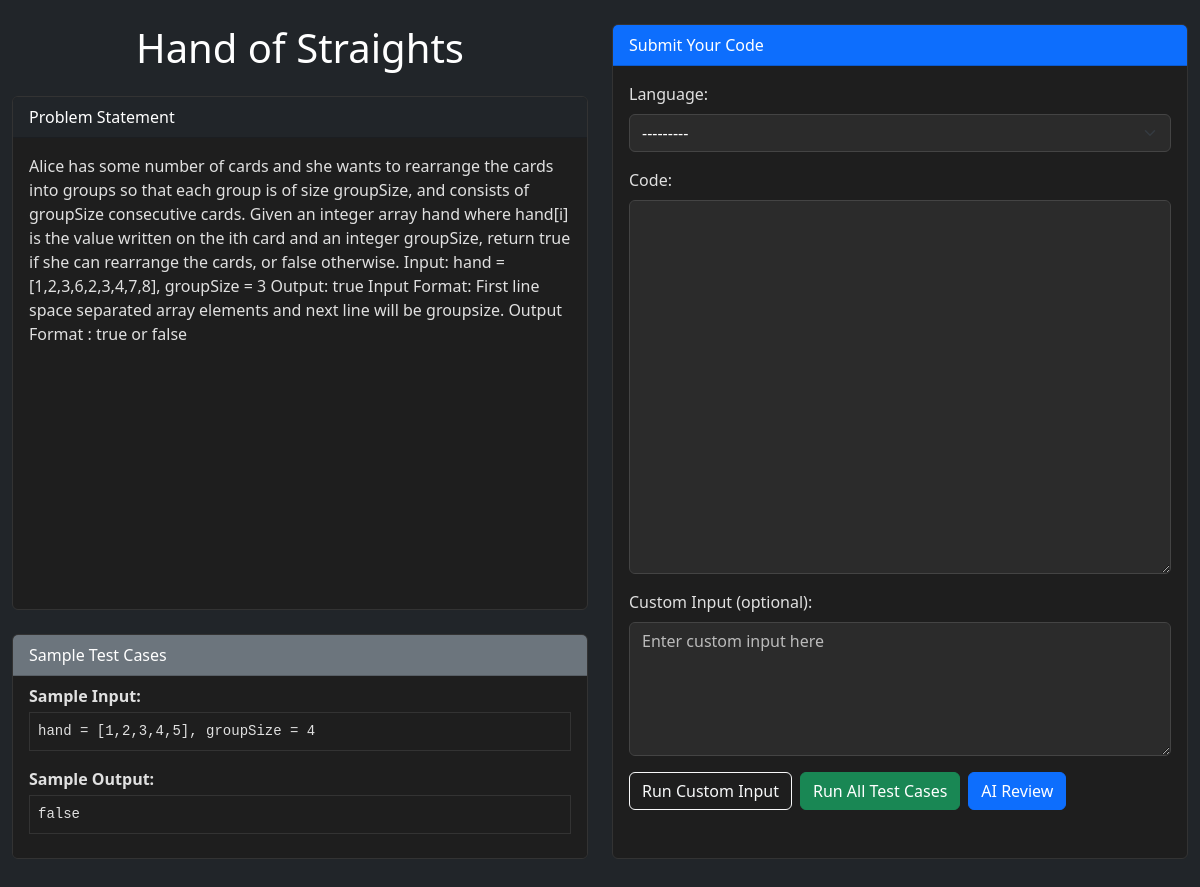
/problems/4/, run on the app's committed database.
### problems/models.py (models this page shows, shortened)
class Problem(models.Model):
    title = models.CharField(max_length=200)
    slug = models.SlugField(unique=True)  # for cleaner URLs
    statement = models.TextField()
    input_format = models.TextField()
    output_format = models.TextField()
    constraints = models.TextField()
    sample_input = models.TextField()
    sample_output = models.TextField()

### problems/views.py (the view)
# urls.py: path('<int:problem_id>/',        problem_detail, name='problem_detail'),
def problem_detail(request, problem_id):
    problem = get_object_or_404(Problem, id=problem_id)
    form = CodeSubmissionForm()
    return render(request, 'problems/problem_detail.html', {
        'problem': problem,
        'form': form,
        'testcases': TestCase.objects.filter(problem=problem),
        'submission': None,
    })

### compiler/forms.py
class CodeSubmissionForm(forms.ModelForm):
    class Meta:
        model = CodeSubmission
        fields = ['language', 'code', 'input_data']
        widgets = {
            'language': forms.Select(attrs={'id': 'id_language'}),
            'code': forms.Textarea(attrs={'rows': 10}),
            'input_data': forms.Textarea(attrs={'rows': 3}),
        }

### templates/problems/problem_detail.html (shortened to what this page needs)
{% load static %}
{% load widget_tweaks %}
<!DOCTYPE html>
<html>
<head>
  <link href="https://cdn.jsdelivr.net/npm/bootstrap@5.3.0/dist/css/bootstrap.min.css" rel="stylesheet">
</head>
<body class="bg-dark text-white">
  <div class="container-fluid my-4">
    <div class="row g-4 align-items-stretch">
      <div class="col-lg-6 d-flex flex-column">
        <h1 class="mb-4 text-center">{{ problem.title }}</h1>
        <div class="card mb-4 flex-grow-1 h-100">
          <div class="card-header bg-dark text-white">Problem Statement</div>
          <div class="card-body">
            <p>{{ problem.statement }}</p>
          </div>
        </div>
        <div class="card mb-4">
          <div class="card-header bg-secondary text-white">Sample Test Cases</div>
          <ul class="list-group list-group-flush">
            {% if problem.sample_input or problem.sample_output %}
              <li class="list-group-item" style="background-color: #1e1e1e; color: #e0e0e0;">
                {% if problem.sample_input %}
                  <div><strong>Sample Input:</strong></div>
                  <pre style="background-color: #1e1e1e; color: #e0e0e0; padding: 0.5rem; border: 1px solid #333; white-space: pre-wrap; margin-top: 0.25rem;">{{ problem.sample_input }}</pre>
                {% endif %}
                {% if problem.sample_output %}
                  <div class="mt-2"><strong>Sample Output:</strong></div>
                  <pre style="background-color: #1e1e1e; color: #e0e0e0; padding: 0.5rem; border: 1px solid #333; white-space: pre-wrap; margin-top: 0.25rem;">{{ problem.sample_output}}</pre>
                {% endif %}
              </li>
            {% endif %}
          </ul>
        </div>
      </div>
      <div class="col-lg-6 d-flex flex-column">
        <div class="card mb-4 flex-grow-1">
          <div class="card-header bg-primary text-white">Submit Your Code</div>
          <div class="card-body">
            <form method="post" action="{% url 'submit_code' problem.id %}">
              <div class="mb-3">
                <label for="id_language" class="form-label">Language:</label>
                {{ form.language|add_class:"form-select" }}
              </div>
              <div class="mb-3">
                <label for="code" class="form-label">Code:</label>
                <textarea id="code" name="code" rows="15" class="form-control">{{ form.code.value|default:"" }}</textarea>
              </div>
              <div class="mb-3">
                <label for="input_data" class="form-label">Custom Input (optional):</label>
                <textarea id="input_data" name="input_data" rows="5" class="form-control" placeholder="Enter custom input here">{{ form.input_data.value|default:"" }}</textarea>
              </div>
              <div class="d-flex flex-wrap gap-2">
                <button type="submit" name="action" value="custom" class="btn btn-outline-light">Run Custom Input</button>
                <button type="submit" name="action" value="run_all" class="btn btn-success">Run All Test Cases</button>
                <button type="button" id="ai-review-btn" class="btn btn-primary">AI Review</button>
              </div>
            </form>
          </div>
        </div>
      </div>
    </div>
  </div>
</body>
</html>

### templates/problems/problem_detail.html (style rules this page uses)
body { background-color: #121212; color: #e0e0e0; }
.card { background-color: #1e1e1e; color: #e0e0e0; border-color: #333; }
.form-control, .form-select { background-color: #2b2b2b; color: #fff; border: 1px solid #444; }
.form-control::placeholder { color: #bbbbbb; }
pre { background-color: #2c2c2c; color: #f0f0f0; }

### data on the page
Problem: title "Hand of Straights", statement "Alice has some number of cards and she wants to rearrange the cards into groups so that each group is of size groupSize, and consists of groupSize consecutive cards. Given an integer array hand where hand[i] is the value written on the ith card and an integer groupSize, return true if she can rearrange the cards, or false otherwise. Input: hand = [1,2,3,6,2,3,4,7,8], groupSize = 3 Output: true Input Format: First line space separated array elements and next line will be groupsize. Output Format : true or false", sample_input "hand = [1,2,3,4,5], groupSize = 4", sample_output "false"
